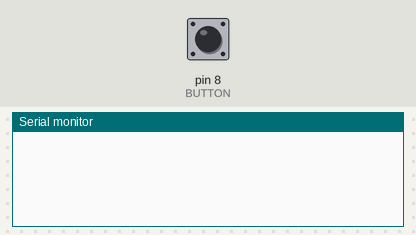
A sketch run on a simulated Arduino Uno, built with avr-gcc and run on an emulated ATmega328P. Shown: the last lines printed to the serial monitor. Inputs (shaded band) come from the test bench; at power-on: pin 8 (BUTTON) LOW.

Above: at 1.2 s.
1.3 s: pin 8 (BUTTON) pulled HIGH for 0.15 s
At 2.2 s:
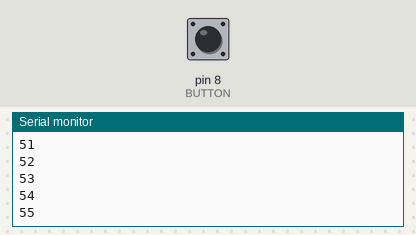
2.9 s: pin 8 (BUTTON) pulled HIGH for 1 s
At 4.7 s:
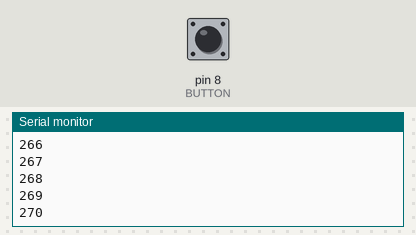
5.4 s: pin 8 (BUTTON) pulled HIGH for 0.15 s
At 6.4 s:
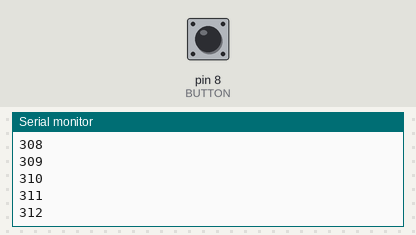
Timing chart, 0 to 8.4 s (numbered marks = the images above; inputs shaded):
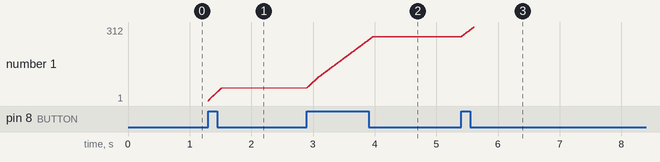

Measured:
- after the input at 1.3 s, the serial monitor: prints a new line at once (image 1)
- after the input at 2.9 s, the serial monitor: prints a new line at once (image 2)
- plotted number 1: 55 → 270 after the input at 2.9 s

The sketch:

pushbutton_count.ino
```cpp
// C++ code
//

int BUTTON=8;
int count =0;
void setup()
{
  pinMode(BUTTON, INPUT);
  Serial.begin(9600);
}

void loop()
{
  if(digitalRead(BUTTON) == HIGH){
    count =count +1;
    Serial.println(count);

  }

}
```
